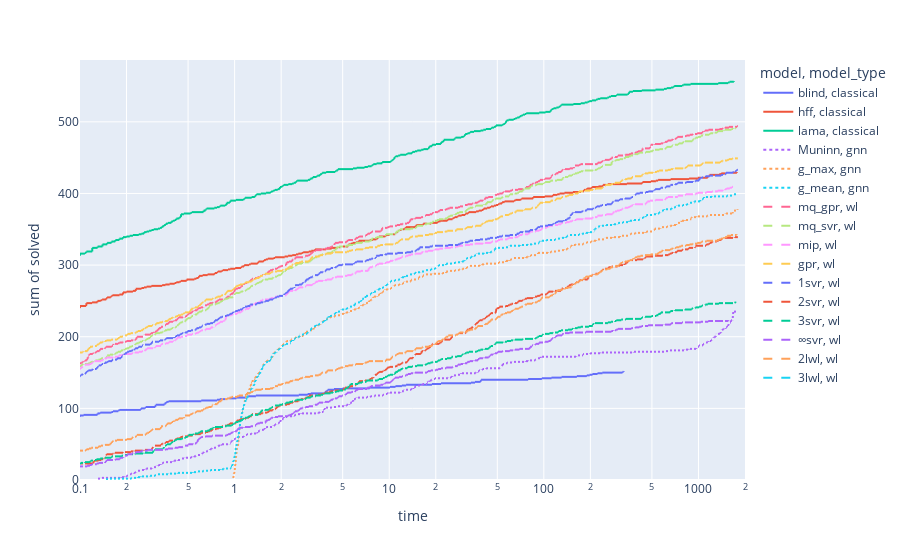

The code cell stored with this chart in its notebook:
### Markdown cell above
### Cumulative runtime

### Code cell
fig = px.ecdf(
    WHOLE_DF,
    x="time",
    y="solved",
    color="model",
    line_dash="model_type",
    ecdfnorm=None,
    log_x=True,
    range_x=(1e-1, 2000),
)
fig.show()
fig.write_html("px/cumulative_runtime.html")

### Figure 1 — Plotly figure (JSON) as saved in the notebook; plotly's stock layout.template omitted (floating-point values rounded to 4 significant figures; data arrays with more than 128 entries replaced by an {"elided": "..."} marker saying what was removed)
{"data": [{"hovertemplate": "model=blind<br>model_type=classical<br>time=%{x}<br>sum of solved=%{y}<extra></extra>", "legendgroup": "blind, classical", "line": {"dash": "solid", "shape": "hv"}, "marker": {"color": "#636efa", "symbol": "circle"}, "mode": "lines", "name": "blind, classical", "showlegend": true, "type": "scattergl", "x": {"elided": "900 float values"}, "xaxis": "x", "y": {"elided": "900 int values"}, "yaxis": "y"}, {"hovertemplate": "model=hff<br>model_type=classical<br>time=%{x}<br>sum of solved=%{y}<extra></extra>", "legendgroup": "hff, classical", "line": {"dash": "solid", "shape": "hv"}, "marker": {"color": "#EF553B", "symbol": "circle"}, "mode": "lines", "name": "hff, classical", "showlegend": true, "type": "scattergl", "x": {"elided": "900 float values"}, "xaxis": "x", "y": {"elided": "900 int values"}, "yaxis": "y"}, {"hovertemplate": "model=lama<br>model_type=classical<br>time=%{x}<br>sum of solved=%{y}<extra></extra>", "legendgroup": "lama, classical", "line": {"dash": "solid", "shape": "hv"}, "marker": {"color": "#00cc96", "symbol": "circle"}, "mode": "lines", "name": "lama, classical", "showlegend": true, "type": "scattergl", "x": {"elided": "900 float values"}, "xaxis": "x", "y": {"elided": "900 int values"}, "yaxis": "y"}, {"hovertemplate": "model=Muninn<br>model_type=gnn<br>time=%{x}<br>sum of solved=%{y}<extra></extra>", "legendgroup": "Muninn, gnn", "line": {"dash": "dot", "shape": "hv"}, "marker": {"color": "#ab63fa", "symbol": "circle"}, "mode": "lines", "name": "Muninn, gnn", "showlegend": true, "type": "scattergl", "x": {"elided": "900 float values"}, "xaxis": "x", "y": {"elided": "900 int values"}, "yaxis": "y"}, {"hovertemplate": "model=g_max<br>model_type=gnn<br>time=%{x}<br>sum of solved=%{y}<extra></extra>", "legendgroup": "g_max, gnn", "line": {"dash": "dot", "shape": "hv"}, "marker": {"color": "#FFA15A", "symbol": "circle"}, "mode": "lines", "name": "g_max, gnn", "showlegend": true, "type": "scattergl", "x": {"elided": "900 float values"}, "xaxis": "x", "y": {"elided": "900 int values"}, "yaxis": "y"}, {"hovertemplate": "model=g_mean<br>model_type=gnn<br>time=%{x}<br>sum of solved=%{y}<extra></extra>", "legendgroup": "g_mean, gnn", "line": {"dash": "dot", "shape": "hv"}, "marker": {"color": "#19d3f3", "symbol": "circle"}, "mode": "lines", "name": "g_mean, gnn", "showlegend": true, "type": "scattergl", "x": {"elided": "900 float values"}, "xaxis": "x", "y": {"elided": "900 int values"}, "yaxis": "y"}, {"hovertemplate": "model=mq_gpr<br>model_type=wl<br>time=%{x}<br>sum of solved=%{y}<extra></extra>", "legendgroup": "mq_gpr, wl", "line": {"dash": "dash", "shape": "hv"}, "marker": {"color": "#FF6692", "symbol": "circle"}, "mode": "lines", "name": "mq_gpr, wl", "showlegend": true, "type": "scattergl", "x": {"elided": "900 float values"}, "xaxis": "x", "y": {"elided": "900 int values"}, "yaxis": "y"}, {"hovertemplate": "model=mq_svr<br>model_type=wl<br>time=%{x}<br>sum of solved=%{y}<extra></extra>", "legendgroup": "mq_svr, wl", "line": {"dash": "dash", "shape": "hv"}, "marker": {"color": "#B6E880", "symbol": "circle"}, "mode": "lines", "name": "mq_svr, wl", "showlegend": true, "type": "scattergl", "x": {"elided": "900 float values"}, "xaxis": "x", "y": {"elided": "900 int values"}, "yaxis": "y"}, {"hovertemplate": "model=mip<br>model_type=wl<br>time=%{x}<br>sum of solved=%{y}<extra></extra>", "legendgroup": "mip, wl", "line": {"dash": "dash", "shape": "hv"}, "marker": {"color": "#FF97FF", "symbol": "circle"}, "mode": "lines", "name": "mip, wl", "showlegend": true, "type": "scattergl", "x": {"elided": "900 float values"}, "xaxis": "x", "y": {"elided": "900 int values"}, "yaxis": "y"}, {"hovertemplate": "model=gpr<br>model_type=wl<br>time=%{x}<br>sum of solved=%{y}<extra></extra>", "legendgroup": "gpr, wl", "line": {"dash": "dash", "shape": "hv"}, "marker": {"color": "#FECB52", "symbol": "circle"}, "mode": "lines", "name": "gpr, wl", "showlegend": true, "type": "scattergl", "x": {"elided": "900 float values"}, "xaxis": "x", "y": {"elided": "900 int values"}, "yaxis": "y"}, {"hovertemplate": "model=1svr<br>model_type=wl<br>time=%{x}<br>sum of solved=%{y}<extra></extra>", "legendgroup": "1svr, wl", "line": {"dash": "dash", "shape": "hv"}, "marker": {"color": "#636efa", "symbol": "circle"}, "mode": "lines", "name": "1svr, wl", "showlegend": true, "type": "scattergl", "x": {"elided": "900 float values"}, "xaxis": "x", "y": {"elided": "900 int values"}, "yaxis": "y"}, {"hovertemplate": "model=2svr<br>model_type=wl<br>time=%{x}<br>sum of solved=%{y}<extra></extra>", "legendgroup": "2svr, wl", "line": {"dash": "dash", "shape": "hv"}, "marker": {"color": "#EF553B", "symbol": "circle"}, "mode": "lines", "name": "2svr, wl", "showlegend": true, "type": "scattergl", "x": {"elided": "900 float values"}, "xaxis": "x", "y": {"elided": "900 int values"}, "yaxis": "y"}, {"hovertemplate": "model=3svr<br>model_type=wl<br>time=%{x}<br>sum of solved=%{y}<extra></extra>", "legendgroup": "3svr, wl", "line": {"dash": "dash", "shape": "hv"}, "marker": {"color": "#00cc96", "symbol": "circle"}, "mode": "lines", "name": "3svr, wl", "showlegend": true, "type": "scattergl", "x": {"elided": "900 float values"}, "xaxis": "x", "y": {"elided": "900 int values"}, "yaxis": "y"}, {"hovertemplate": "model=∞svr<br>model_type=wl<br>time=%{x}<br>sum of solved=%{y}<extra></extra>", "legendgroup": "∞svr, wl", "line": {"dash": "dash", "shape": "hv"}, "marker": {"color": "#ab63fa", "symbol": "circle"}, "mode": "lines", "name": "∞svr, wl", "showlegend": true, "type": "scattergl", "x": {"elided": "900 float values"}, "xaxis": "x", "y": {"elided": "900 int values"}, "yaxis": "y"}, {"hovertemplate": "model=2lwl<br>model_type=wl<br>time=%{x}<br>sum of solved=%{y}<extra></extra>", "legendgroup": "2lwl, wl", "line": {"dash": "dash", "shape": "hv"}, "marker": {"color": "#FFA15A", "symbol": "circle"}, "mode": "lines", "name": "2lwl, wl", "showlegend": true, "type": "scattergl", "x": {"elided": "900 float values"}, "xaxis": "x", "y": {"elided": "900 int values"}, "yaxis": "y"}, {"hovertemplate": "model=3lwl<br>model_type=wl<br>time=%{x}<br>sum of solved=%{y}<extra></extra>", "legendgroup": "3lwl, wl", "line": {"dash": "dash", "shape": "hv"}, "marker": {"color": "#19d3f3", "symbol": "circle"}, "mode": "lines", "name": "3lwl, wl", "showlegend": true, "type": "scattergl", "x": {"elided": "900 int values"}, "xaxis": "x", "y": {"elided": "900 int values"}, "yaxis": "y"}], "layout": {"legend": {"title": {"text": "model, model_type"}, "tracegroupgap": 0}, "margin": {"t": 60}, "xaxis": {"anchor": "y", "domain": [0, 1], "range": [-1.0, 3.301], "title": {"text": "time"}, "type": "log"}, "yaxis": {"anchor": "x", "domain": [0, 1], "rangemode": "tozero", "title": {"text": "sum of solved"}}}}
